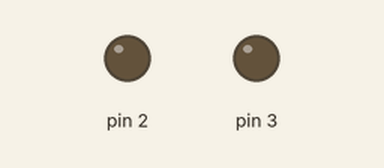
This sketch was run on a simulated Arduino Uno, built with avr-gcc and run on an emulated ATmega328P. Parts: output pins drawn as LEDs (lit = HIGH). Pins used as bus, display or sensor lines are not drawn; what the sketch prints to the serial monitor is not drawn.

Above: at 0.1 s.
At 2.1 s:
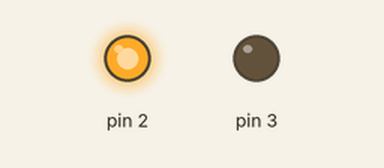
At 3.1 s:
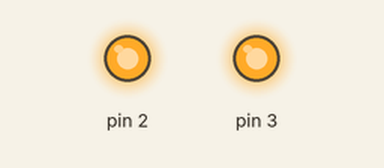
Timing chart, 0 to 4.6 s (numbered marks = the images above):
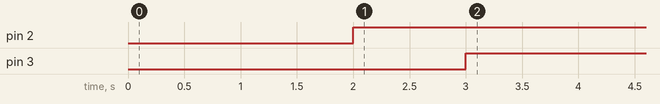

The sketch:

smart_water_fountain1.ino
```cpp
int trigPin=12;
int echoPin=10;
int vcc=13;
int gnd=10;


long  duration;
int distance;


void setup()
{
  pinMode(1, OUTPUT);
  pinMode(2, OUTPUT);
  pinMode(3, OUTPUT);
  pinMode(trigPin, OUTPUT);
  pinMode(echoPin, INPUT);
  pinMode(vcc, OUTPUT);
    pinMode(gnd, OUTPUT);
     digitalWrite(vcc, HIGH);
     digitalWrite(gnd, LOW);

  Serial.begin(9600);

}

void loop()
{
  digitalWrite(trigPin, HIGH);
  delayMicroseconds(10);
  digitalWrite(trigPin, LOW);


  distance=duration*0.034/2;

  Serial.print("Distance:");
  Serial.println(distance);
  delay(1000);

  if(distance<50)
  {
    digitalWrite(1, HIGH);
    delay(1000);
    digitalWrite(2, HIGH);
    delay(1000);
    digitalWrite(3, HIGH);
    delay(1000);
  }
  else
  {
    digitalWrite(1, LOW);
    delay(1000);
    digitalWrite(2, LOW);
    delay(1000);
    digitalWrite(3, LOW);
    delay(1000);
  }


}
```

Measured:
- by itself, pin 2: LOW → HIGH at 2.0 s
- by itself, pin 3: LOW → HIGH at 3.0 s
